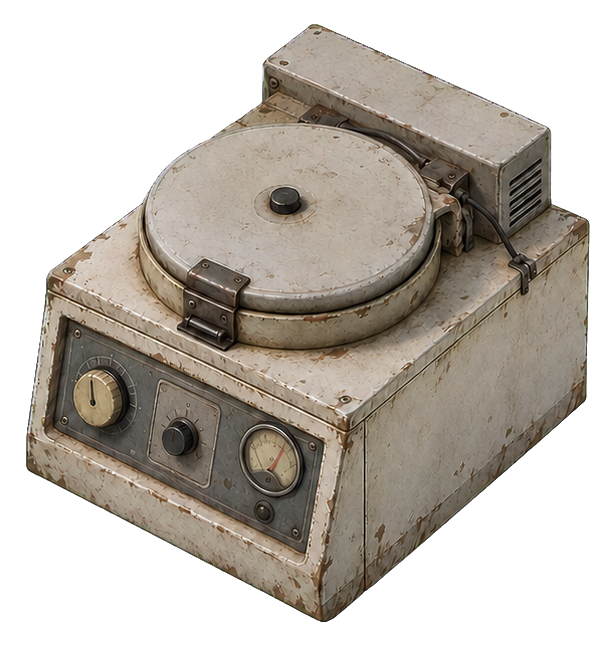
#> input picture art-source/approved/orientations/centrifuge/front-left.png, 616 x 646 px
$ python build_hd_preview_proposal.py
#> lines starting #> are read from the running program, lines starting #| are printed output that depends on the picture
#> in main, source is the input picture: PIL image 616x646 RGBA; mean R, G, B, A 78.5, 72.1, 64.1, 142.6
"""Build non-destructive smooth 2x sprite proposals from approved HD sources."""

from __future__ import annotations

from pathlib import Path

import numpy as np
from PIL import Image, ImageDraw, ImageFont


ROOT = Path(__file__).resolve().parents[1]
SOURCE = ROOT / "art-source" / "approved" / "orientations"
CURRENT = ROOT / "art-source" / "game-previews" / "2x"
OUTPUT = ROOT / "art-source" / "proposals" / "hd-pass-v1"

MACHINES = ("centrifuge", "bio-analyzer", "synthesizer")
ORIENTATIONS = ("front-left", "rear-left", "rear-right", "front-right")

# Visual correction only. Facing metadata remains S/E/N/W.
SYNTH_X_OFFSET = {
    "front-left": 0,
    "rear-left": -4,
    "rear-right": 5,
    "front-right": -6,
}


def resize_premultiplied(image: Image.Image, width: int) -> Image.Image:
    """Resize RGBA without dark fringes from transparent RGB pixels."""
#> called with width = 128
    image = image.convert("RGBA")
    height = round(image.height * width / image.width)
#> height = 134
    rgba = np.asarray(image, dtype=np.float32) / 255.0
    alpha = rgba[..., 3:4]
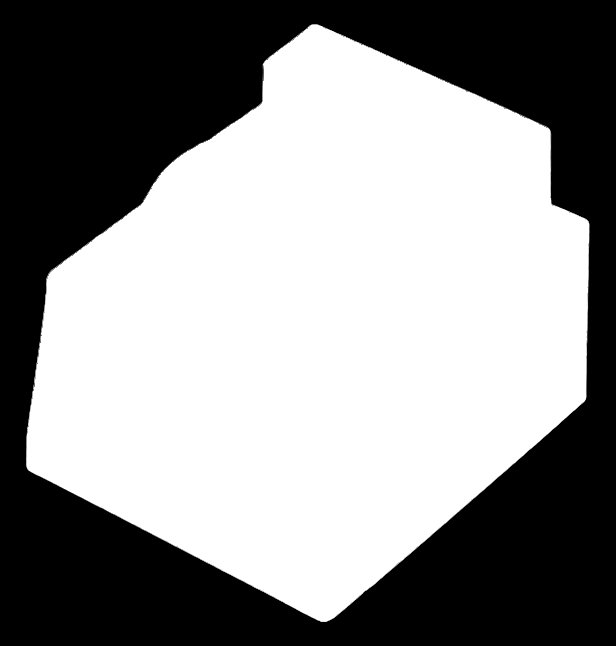
#> alpha: shape (646, 616, 1) float32; min 0, max 1, mean 0.559
    premultiplied = np.concatenate((rgba[..., :3] * alpha, alpha), axis=2)

    channels = []
    for index in range(4):
        channel = Image.fromarray(premultiplied[..., index], mode="F")
        channels.append(
            np.asarray(
                channel.resize((width, height), Image.Resampling.LANCZOS),
                dtype=np.float32,
            )
        )
#> this loop made 4 passes
#> pass 1, in resize_premultiplied, `channel = Image.fromarray(premultiplied[..., index], mode="F")`:
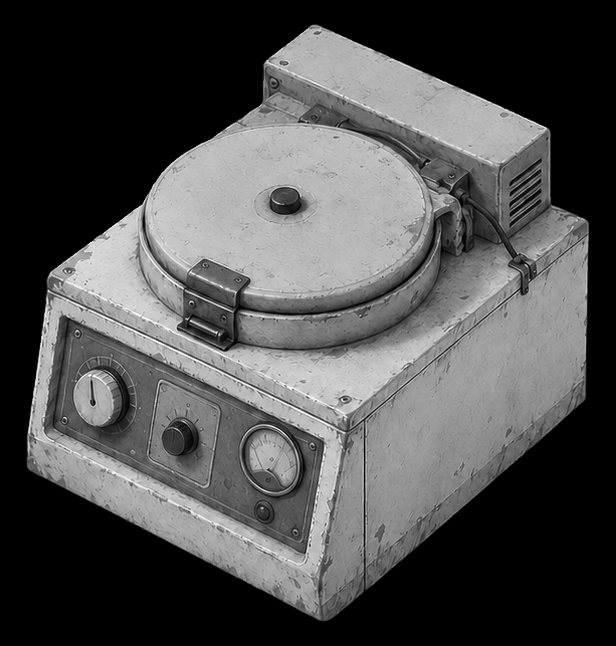
#> channel: PIL image 616x646 F; min 0, max 1, mean 0.308
#> pass 3, in resize_premultiplied, `channel = Image.fromarray(premultiplied[..., index], mode="F")`:
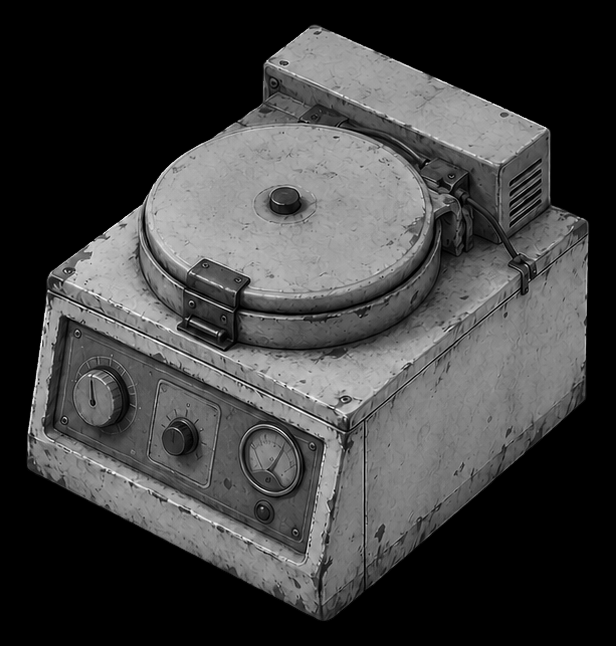
#> channel: PIL image 616x646 F; min 0, max 1, mean 0.251
#> after the loop, channels = 4 items

    resized = np.stack(channels, axis=2)
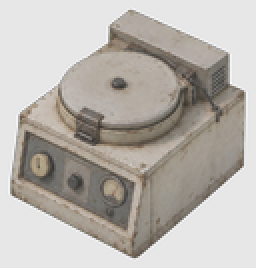
#> resized: shape (134, 128, 4) float32 (shown 2 times larger); mean of channels 0, 1, 2, 3 0.308, 0.282, 0.251, 0.559; transparent parts drawn white
    out_alpha = np.clip(resized[..., 3:4], 0.0, 1.0)
    out_rgb = np.divide(
        resized[..., :3],
        np.maximum(out_alpha, 1.0 / 255.0),
        out=np.zeros_like(resized[..., :3]),
        where=out_alpha > 0.0,
    )
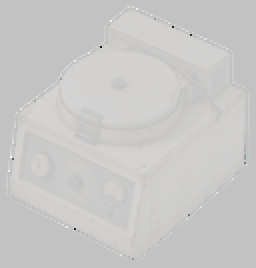
#> out_rgb: shape (134, 128, 3) float32 (shown 2 times larger); mean of channels 0, 1, 2 0.317, 0.292, 0.258; drawn with min black and max white
    result = np.concatenate((np.clip(out_rgb, 0.0, 1.0), out_alpha), axis=2)
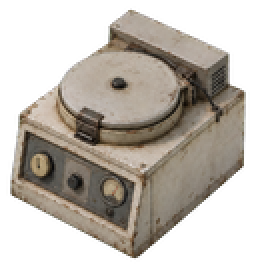
#> result: shape (134, 128, 4) float32 (shown 2 times larger); mean of channels 0, 1, 2, 3 0.32, 0.294, 0.261, 0.559; transparent parts drawn white
    return Image.fromarray(np.rint(result * 255.0).astype(np.uint8), mode="RGBA")


def alpha_bbox(image: Image.Image) -> tuple[int, int, int, int]:
    bbox = image.getchannel("A").getbbox()
#> bbox = (26, 24, 590, 622)
    if bbox is None:
        raise ValueError("Image has no visible pixels")
    return bbox


def composite_to_existing_registration(
    smooth: Image.Image, current: Image.Image, x_adjustment: int
) -> Image.Image:
    """Preserve current bottom registration, then apply an approved X correction."""
    current_box = alpha_bbox(current)
#> current_box = (26, 24, 590, 622)
    smooth_box = alpha_bbox(smooth)
#> smooth_box = (3, 2, 125, 132)
    current_center = (current_box[0] + current_box[2] - 1) / 2
#> current_center = 307.5
    smooth_center = (smooth_box[0] + smooth_box[2] - 1) / 2
#> smooth_center = 63.5
    x = round(current_center - smooth_center) + x_adjustment
#> x = 244
    y = current_box[3] - smooth_box[3]
#> y = 490

    canvas = Image.new("RGBA", current.size, (0, 0, 0, 0))
#> canvas: PIL image 616x646 RGBA; every value is 0
    canvas.alpha_composite(smooth, (x, y))
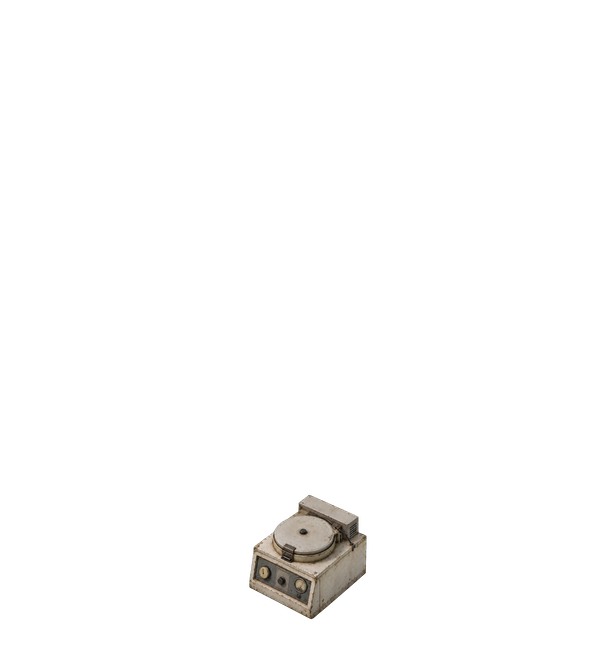
#> canvas: PIL image 616x646 RGBA; mean R, G, B, A 3.5, 3.2, 2.9, 6.1; transparent parts drawn white
    return canvas


def checkerboard(size: tuple[int, int], cell: int = 8) -> Image.Image:
    board = Image.new("RGBA", size, (52, 52, 52, 255))
    draw = ImageDraw.Draw(board)
    for y in range(0, size[1], cell):
        for x in range(0, size[0], cell):
            if (x // cell + y // cell) % 2:
                draw.rectangle((x, y, x + cell - 1, y + cell - 1), fill=(72, 72, 72, 255))
    return board


def build_comparison(images: dict[tuple[str, str], tuple[Image.Image, Image.Image]]) -> None:
    margin = 16
    label_height = 34
    pair_width = 128 * 2 + margin
    row_height = 256 + label_height + margin
    sheet = Image.new(
        "RGBA",
        (margin + pair_width * len(ORIENTATIONS), margin + row_height * len(MACHINES)),
        (28, 28, 28, 255),
    )
    draw = ImageDraw.Draw(sheet)
    font = ImageFont.load_default()

    for row, machine in enumerate(MACHINES):
        for column, orientation in enumerate(ORIENTATIONS):
            current, proposal = images[(machine, orientation)]
            x = margin + column * pair_width
            y = margin + row * row_height + label_height
            background = checkerboard((128, 256))
            left = background.copy()
            left.alpha_composite(current)
            right = background.copy()
            right.alpha_composite(proposal)
            sheet.alpha_composite(left, (x, y))
            sheet.alpha_composite(right, (x + 128, y))
            draw.text((x, y - 30), f"{machine} / {orientation}", font=font, fill="white")
            draw.text((x, y - 16), "actual            propuesta", font=font, fill=(205, 205, 205))

    sheet.save(OUTPUT / "comparison.png")


def main() -> None:
    OUTPUT.mkdir(parents=True, exist_ok=True)
    comparisons: dict[tuple[str, str], tuple[Image.Image, Image.Image]] = {}

    for machine in MACHINES:
        machine_output = OUTPUT / machine
        machine_output.mkdir(parents=True, exist_ok=True)
        for orientation in ORIENTATIONS:
#> (the run stopped early here; a loop or call above may not have finished)
